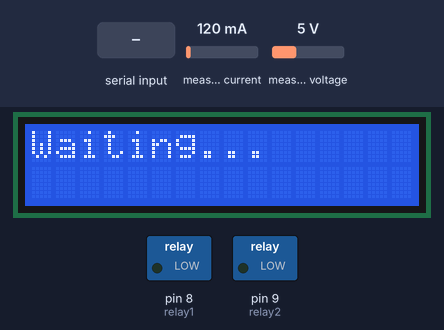
This sketch was run on a simulated Arduino Uno, built with avr-gcc and run on an emulated ATmega328P. On the bench: 16×2 character LCD, switched loads named in the sketch (green lamp = pin HIGH). The inputs (shaded band) are chosen by the test bench; at power-on: measured current 120 mA, measured voltage 5 V. What the sketch prints to the serial monitor is not drawn.

Above: at 0.1 s.
At 1.2 s:
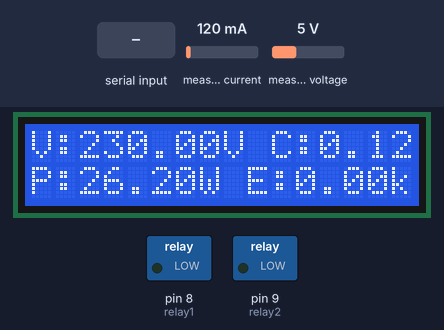
1.3 s: "90,45\n" received over Serial
At 3.1 s:
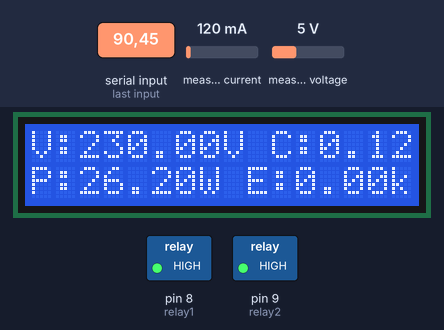
Timing chart, 0 to 21.9 s (numbered marks = the images above; inputs shaded):
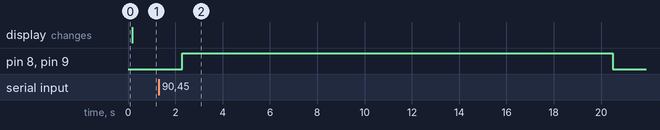

Measured:
- after the input at 1.3 s, pin 8 (relay1), pin 9 (relay2): LOW → HIGH after 0.98 s, → LOW 18.2 s later

The sketch:

main.ino
```cpp
#include <LiquidCrystal_I2C.h>
#include <SoftwareSerial.h>
#include <PZEM004Tv30.h>
#include <Wire.h>

#define RX_PIN 2
#define TX_PIN 3

SoftwareSerial pzemSWSerial(RX_PIN, TX_PIN);
PZEM004Tv30 pzem(pzemSWSerial);

LiquidCrystal_I2C lcd(0x27, 16, 2);

const int relay1 = 8;
const int relay2 = 9;

void setup() {
  Serial.begin(9600);
  Serial.setTimeout(1000);

  pinMode(relay1, OUTPUT);
  pinMode(relay2, OUTPUT);

  lcd.init();
  lcd.backlight();
  lcd.setCursor(0, 0);
  lcd.print("Waiting...");
}

void loop() {
  if (Serial.available() > 0) {
    int cnt = Serial.parseInt();  // Read count from Python

    if (cnt > 0) {
      digitalWrite(relay1, HIGH);
      digitalWrite(relay2, HIGH);
    } else {
      delay(15000);
      digitalWrite(relay1, LOW);
      digitalWrite(relay2, LOW);
    }
  }

  // Read sensor data
  float voltage = pzem.voltage();
  float current = pzem.current();
  float power = pzem.power();
  float energy = pzem.energy();

  // Check for errors
  if (isnan(voltage) || isnan(current) || isnan(power) || isnan(energy)) {
    Serial.println("Error reading PZEM data");
    return;
  }

  // Send data in a single line
  Serial.print(voltage);
  Serial.print("|");
  Serial.print(current);
  Serial.print("|");
  Serial.print(power);
  Serial.print("|");
  Serial.println(energy);

  // Display on LCD
  lcd.clear();
  lcd.setCursor(0, 0);
  lcd.print("V:"); lcd.print(voltage); lcd.print("V ");
  lcd.print("C:"); lcd.print(current, 2); lcd.print("A");
  lcd.setCursor(0, 1);
  lcd.print("P:"); lcd.print(power); lcd.print("W ");
  lcd.print("E:"); lcd.print(energy, 2); lcd.print("kWh");

  delay(1000); // Send data every 1 second
}
```
